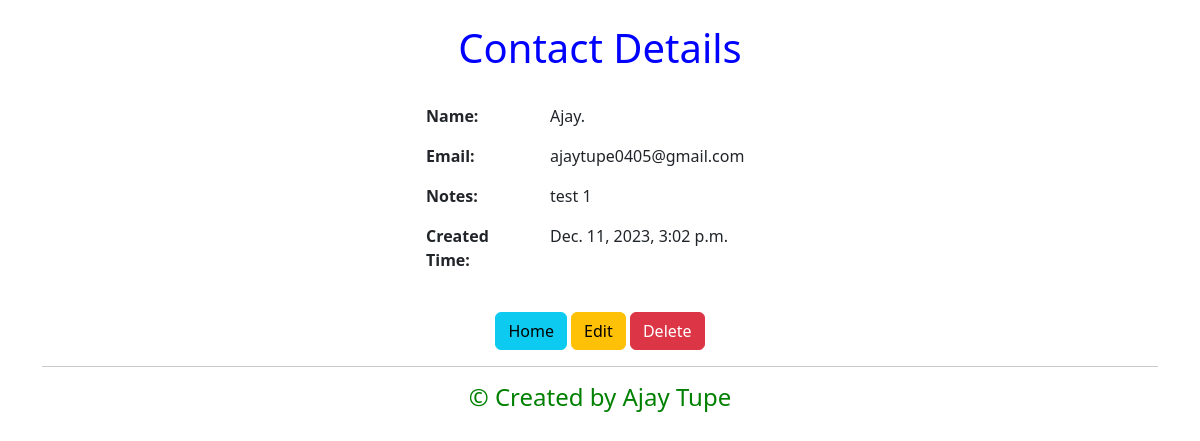
/contacts/17/, run on the app's committed database.
### contacts/models.py (models this page shows)
class Contact(models.Model):
    name = models.CharField(max_length=20, null=False, unique=True)
    email = models.EmailField(unique=True)
    created_time = models.DateTimeField(auto_now_add=True, editable=False)
    notes = models.TextField(max_length=200, default="")

### contacts/views.py (the view)
# urls.py: path("contacts/<int:pk>/", ContactDetailView.as_view(), name="contact_detail"),
class ContactDetailView(DetailView):
    model = Contact

### contacts/templates/contacts/contact_detail.html
{% extends "base.html" %}
{% block content %}
<div class="container">
    <div class="row justify-content-center">
        <div class="col-md-4">
            <br>
            <div class="text-center" style="color: blue;">
                <h1>Contact Details</h1>
            </div>
            <br>
            <div class="row">
                <div class="col-md-4">
                    <p><strong>Name:</strong></p>
                    <p><strong>Email:</strong></p>
                    <p><strong>Notes:</strong></p>
                    <p><strong>Created Time:</strong></p>
                </div>
                <div class="col-md-7">
                    <p>{{ contact.name }}</p>
                    <p>{{ contact.email }}</p>
                    <p>{{ contact.notes }}</p>
                    <p>{{ contact.created_time }}</p>
                </div>
            </div>
            <br>
            <div class="text-center">
                <a class="btn btn-info" href="{% url 'contact_list' %}" role="button">Home</a>
                <a class="btn btn-warning" href="{% url 'contact_update' contact.pk %}" role="button">Edit</a>
                <a class="btn btn-danger" href="{% url 'contact_delete' contact.pk %}" role="button">Delete</a>
            </div>
        </div>
    </div>
</div>
<hr>
<div class="centered-text" style="color: green;">
    <h4>&copy; Created by Ajay Tupe</h4>
</div>
{% endblock content %}

### templates/base.html (style rules this page uses)
.centered-text { text-align: center; }

### data on the page
Contact: name "Ajay.", email "ajaytupe0405@gmail.com", notes "test 1", created_time "Dec. 11, 2023, 3:02 p.m."
